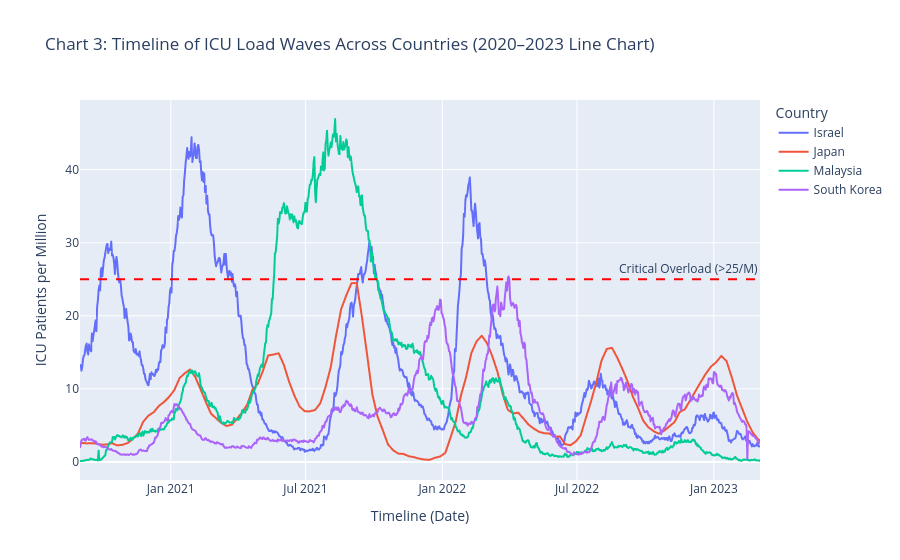

Here is the notebook cell this chart was saved with:
### Code cell
# CHART 3: Interactive Time-Series Line Chart of ICU Load Over Time (Rubric 3d)
fig_line = px.line(
    df_clean,
    x='date',
    y='icu_per_million',
    color='location',
    title='Chart 3: Timeline of ICU Load Waves Across Countries (2020–2023 Line Chart)',
    labels={'date': 'Timeline (Date)', 'icu_per_million': 'ICU Patients per Million', 'location': 'Country'}
)

# Add our Critical Overload (>25/M) horizontal threshold line
fig_line.add_hline(
    y=25, line_dash='dash', line_color='red',
    annotation_text='Critical Overload (>25/M)', annotation_position='top right'
)

fig_line.show()

### Figure 1 — Plotly figure (JSON) as saved in the notebook; plotly's stock layout.template omitted (floating-point values rounded to 4 significant figures; data arrays with more than 128 entries replaced by an {"elided": "..."} marker saying what was removed)
{"data": [{"hovertemplate": "Country=Israel<br>Timeline (Date)=%{x}<br>ICU Patients per Million=%{y}<extra></extra>", "legendgroup": "Israel", "line": {"color": "#636efa", "dash": "solid"}, "marker": {"symbol": "circle"}, "mode": "lines", "name": "Israel", "showlegend": true, "type": "scattergl", "x": {"elided": "915 str values"}, "xaxis": "x", "y": {"elided": "915 float values"}, "yaxis": "y"}, {"hovertemplate": "Country=Japan<br>Timeline (Date)=%{x}<br>ICU Patients per Million=%{y}<extra></extra>", "legendgroup": "Japan", "line": {"color": "#EF553B", "dash": "solid"}, "marker": {"symbol": "circle"}, "mode": "lines", "name": "Japan", "showlegend": true, "type": "scattergl", "x": {"elided": "915 str values"}, "xaxis": "x", "y": {"elided": "915 float values"}, "yaxis": "y"}, {"hovertemplate": "Country=Malaysia<br>Timeline (Date)=%{x}<br>ICU Patients per Million=%{y}<extra></extra>", "legendgroup": "Malaysia", "line": {"color": "#00cc96", "dash": "solid"}, "marker": {"symbol": "circle"}, "mode": "lines", "name": "Malaysia", "showlegend": true, "type": "scattergl", "x": {"elided": "915 str values"}, "xaxis": "x", "y": {"elided": "915 float values"}, "yaxis": "y"}, {"hovertemplate": "Country=South Korea<br>Timeline (Date)=%{x}<br>ICU Patients per Million=%{y}<extra></extra>", "legendgroup": "South Korea", "line": {"color": "#ab63fa", "dash": "solid"}, "marker": {"symbol": "circle"}, "mode": "lines", "name": "South Korea", "showlegend": true, "type": "scattergl", "x": {"elided": "915 str values"}, "xaxis": "x", "y": {"elided": "915 float values"}, "yaxis": "y"}], "layout": {"annotations": [{"showarrow": false, "text": "Critical Overload (>25/M)", "x": 1, "xanchor": "right", "xref": "x domain", "y": 25, "yanchor": "bottom", "yref": "y"}], "legend": {"title": {"text": "Country"}, "tracegroupgap": 0}, "shapes": [{"line": {"color": "red", "dash": "dash"}, "type": "line", "x0": 0, "x1": 1, "xref": "x domain", "y0": 25, "y1": 25, "yref": "y"}], "title": {"text": "Chart 3: Timeline of ICU Load Waves Across Countries (2020–2023 Line Chart)"}, "xaxis": {"anchor": "y", "domain": [0, 1], "title": {"text": "Timeline (Date)"}}, "yaxis": {"anchor": "x", "domain": [0, 1], "title": {"text": "ICU Patients per Million"}}}}
